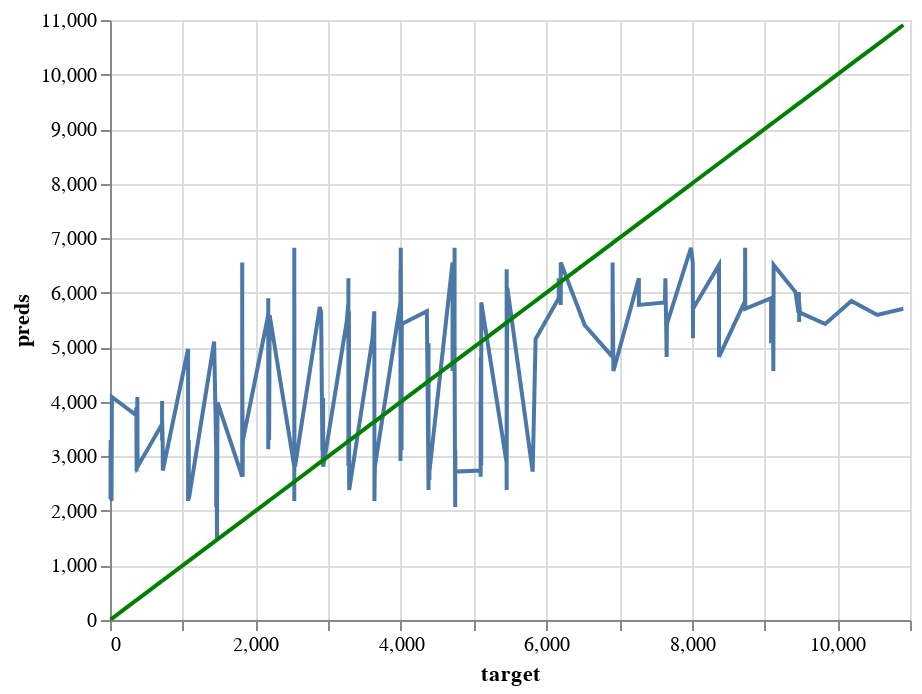

Notebook code for this chart:
### Code cell
perfect_test = alt.Chart(pd.DataFrame({'target': y_test, 'preds': y_test})).mark_line(color='green').encode(
    x='target',
    y='preds'
)

pred_chart_test = alt.Chart(pd.DataFrame({'target': y_test, 'preds': y_pred})).mark_line().encode(
    x='target',
    y='preds'
  )

pred_chart_test + perfect_test

### Figure 1 — Vega-Lite specification as saved in the notebook (floating-point values rounded to 4 significant figures; data arrays with more than 128 entries replaced by an {"elided": "..."} marker saying what was removed)
{"config": {"view": {"continuousWidth": 400, "continuousHeight": 300}}, "layer": [{"data": {"name": "data-19219c60c9d3c2b5e045c445225135e5"}, "mark": "line", "encoding": {"x": {"field": "target", "type": "quantitative"}, "y": {"field": "preds", "type": "quantitative"}}}, {"data": {"name": "data-61cf6627b33a237ce8e346e390146a7f"}, "mark": {"type": "line", "color": "green"}, "encoding": {"x": {"field": "target", "type": "quantitative"}, "y": {"field": "preds", "type": "quantitative"}}}], "$schema": "https://vega.github.io/schema/vega-lite/v4.17.0.json", "datasets": {"data-19219c60c9d3c2b5e045c445225135e5": {"elided": "197 records"}, "data-61cf6627b33a237ce8e346e390146a7f": {"elided": "197 records"}}}
